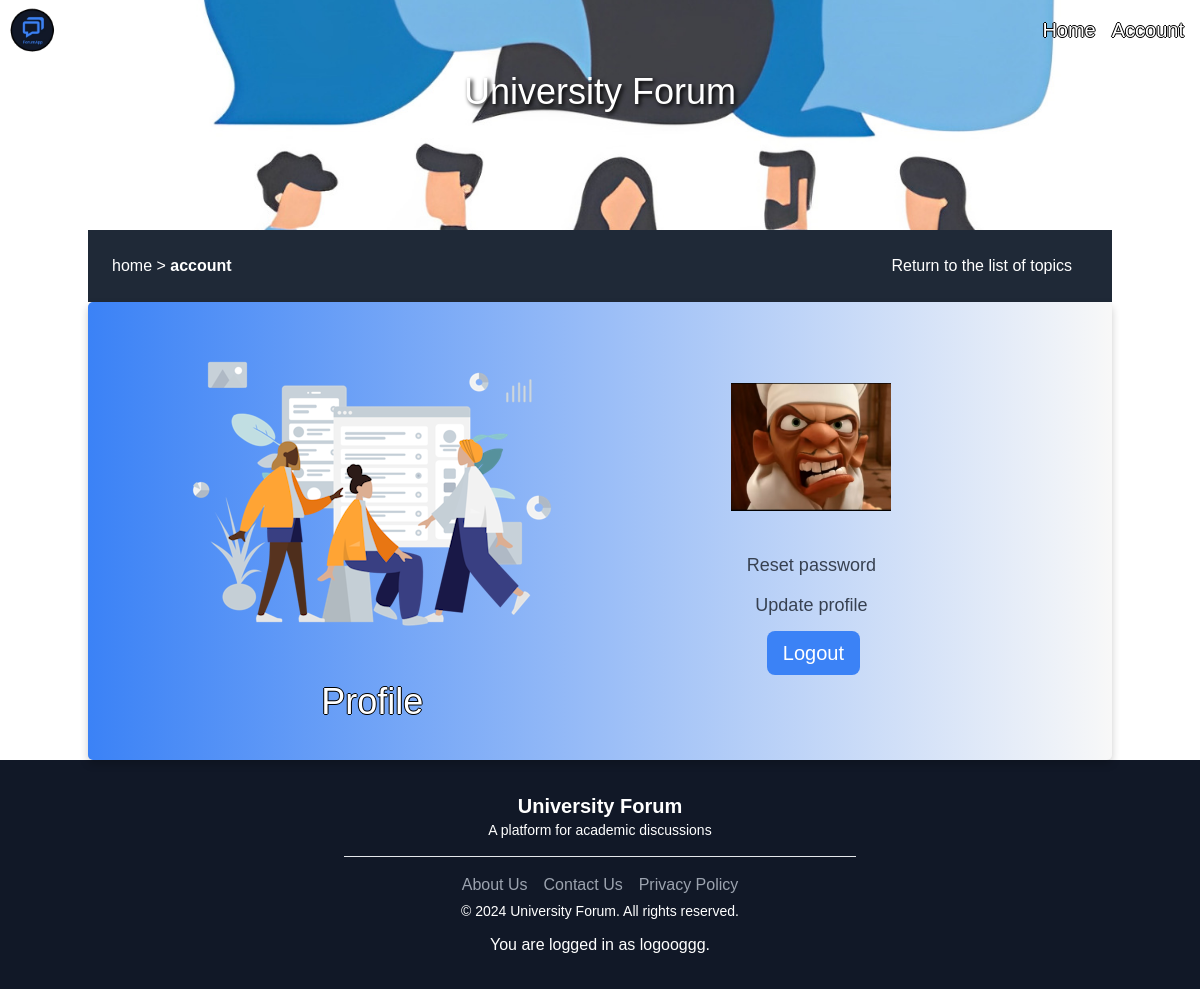
Page /account/ (signed in) on the committed database.
### authentication/models.py (models this page shows)
class User(AbstractUser):
    PROFESSOR = 'professor'
    STUDENT = 'student'
    IT = 'IT license'
    MATH = 'MATH license'
    PHYS = 'PHYS license'
    Medecine = 'Medecine'
    Sociology = 'Sociology license'
    ROLE_CHOICES = [
        (PROFESSOR, 'Professor'),
        (STUDENT, 'Student'),
    ]
    STUDIES_CHOICES = [
        (IT, 'IT license'),
        (MATH, 'MATH license'),
        (PHYS, 'PHYS license'),
        (Medecine, 'Medecine'),
        (Sociology, 'Sociology license'),
    ]
    profile_picture = models.ImageField(verbose_name='profile_picture', blank=True, null=True)
    role = models.CharField(max_length=30, choices=ROLE_CHOICES, verbose_name='Rôle')
    studies = models.CharField(max_length=30, choices=STUDIES_CHOICES, verbose_name='Studies', default='')

### forum/views.py (the view)
# urls.py: path('account/', forum.views.account, name='account'),
@login_required
def account(request):
    return render(request, 'forum/account.html')

### forum/templates/forum/account.html (shortened to what this page needs)
{% extends "base.html" %}
{% load static %}
{% load tailwind_tags %}
{% block content %}
<main class="container mx-auto flex align-center flex-col h-full justify-center">
  <div class="bg-img-first_section h-64 flex items-center flex-col justify-start flex-grow w-full">
    <h1 id="UF" class="text-4xl text-center text-white">University Forum</h1>
  </div>
  <div class="whereAreYou w-full bg-gray-800 h-20 flex items-center justify-between px-6">
    <p class="text-white hover:text-gray-200">
      <a href="/home" class="hover:text-gray-200 hover:underline">home</a> &gt;
      <a href="/account" class="font-bold hover:text-gray-200">account</a>
    </p>
    <div class="hidden md:flex items-center">
      <a href="{% url 'home' %}" class="text-white hover:text-gray-200 mr-4">Return to the list of topics</a>
    </div>
  </div>
  <div class="profile-card flex flex-row justify-evenly items-center w-full px-6 bg-gradient-to-r from-blue-500">
    <div class="imgSecure flex flex-col items-center w-1/2 mr-4">
      <img src="{% static 'assets/human3.png' %}" alt="Update Profile">
      <h1 class="mt-2 text-center text-white text-shadow-black text-4xl">Profile</h1>
    </div>
    <div class="user-content flex flex-col items-center justify-center p-8 w-1/3">
      <div class="user-picture border-5 border-black overflow-hidden w-40 h-32 mb-8">
        {% if user.profile_picture %}
        <img src="{{ user.profile_picture.url }}" alt="Profile picture" class="object-cover h-full w-full">
        {% else %}
        <img src="{% static 'assets/User.png' %}" alt="Default profile picture" class="object-cover h-full w-full">
        {% endif %}
      </div>
      <a href="{% url 'password_change' %}"
        class="block px-4 py-2 hover:text-white text-gray-700 text-lg font-medium mt-0">Reset password</a>
      <a href="{% url 'change-profile' %}"
        class="block px-4 py-2 hover:text-white text-gray-700 text-lg font-medium -mt-1">Update profile</a>
      <form action="{% url 'logout' %}" method="post" class="mt-0">
        <button type="submit"
          class="px-4 py-2 bg-blue-500 rounded-lg text-white hover:bg-blue-600 text-xl font-medium mt-1 ml-1">Logout</button>
      </form>
    </div>
  </div>
</main>
{% endblock %}

### templates/base.html (shortened to what this page needs)
{% load static %}
{% load tailwind_tags %}
<html>
<head>
    <link rel="stylesheet" type="text/css" href="{% static 'css/style.css' %}?{% now 'U' %}">
    {% tailwind_css %}
</head>
<body>
    <nav class="navbar bg-transparent flex flex-row items-center absolute w-full z-10">
        <div class="nav-logo flex-grow">
            <img src="{% static 'assets/forumAppLogo.png' %}?{% now 'U' %}" alt="account-icon" class="h-15 w-12 ml-2">
        </div>
        <div class="nav-ul-right flex flex-row w-50 mr-4">
            <ul class="h-ful">
                <li>
                    <a href="{% url 'home' %}"
                        class="text-white hover:text-gray-900 mr-4 text-xl text-shadow-black">Home</a>
                </li>
            </ul>
            <ul class="account h-full">
                <li class="account">
                    <a href="{% url 'account' %}"
                        class="flex items-center text-white text-xl hover:text-gray-30 text-shadow-black hover:text-gray-900">
                        Account
                    </a>
                </li>
            </ul>
        </div>
    </nav>
    <main>
        <div class="content-div">
            {% block content %}{% endblock content %}
        </div>
    </main>
    <footer class="bg-gray-900 text-white py-8">
        <div class="container mx-auto flex flex-col items-center justify-center">
            <div class="flex flex-col md:flex-row items-center justify-between mb-4">
                <div class="mb-4 md:mb-0">
                    <h3 class="text-xl font-semibold text-center">University Forum</h3>
                    <p class="text-sm">A platform for academic discussions</p>
                </div>
            </div>
            <hr class="bg-white w-1/2 mb-4">
            <div class="flex items-center">
                <a href="#" class="text-gray-400 hover:text-gray-200 mr-4">
                    About Us
                </a>
                <a href="#" class="text-gray-400 hover:text-gray-200 mr-4">
                    Contact Us
                </a>
                <a href="#" class="text-gray-400 hover:text-gray-200">
                    Privacy Policy
                </a>
            </div>
            <div>
                <p class="text-sm m-1">&copy; 2024 University Forum. All rights reserved.</p>
                <p class="text-center mt-3">You are logged in as {{ user }}.</p>
            </div>
        </div>
    </footer>
</body>
</html>

### static/css/style.css (style rules this page uses)
:root { --primary-color: #403e3f; --secondary-color: #0b7a1a; --text-color: whitesmoke; }
* { font-family: 'Trebuchet MS', 'Lucida Sans Unicode', 'Lucida Grande', 'Lucida Sans', Arial, sans-serif; }
body { margin: 0; padding: 0; background-size: cover; }
.text-shadow-black { text-shadow: -1px 0 black, 0 1px black, 1px 0 black, 0 -1px black; }
main { height: calc(100vh - 4rem); width: 100%; min-height: 95vh; }
.bg-img-first_section h1 { color: white; text-shadow: 2px 2px 4px #000000; margin-top: 7%; }
.whereAreYou { margin-top: -2%; }
form { margin-bottom: 2%; }
.user-content { margin-right: 10%; }
.profile-card { padding-top: 2%; padding: 3.7%; border-radius: 5px; background-color: #f8f8f8; box-shadow: 0 4px 8px 0 rgba(0, 0, 0, 0.2); }

### rows in the picture
User: profile_picture (picture), username "logooggg"
